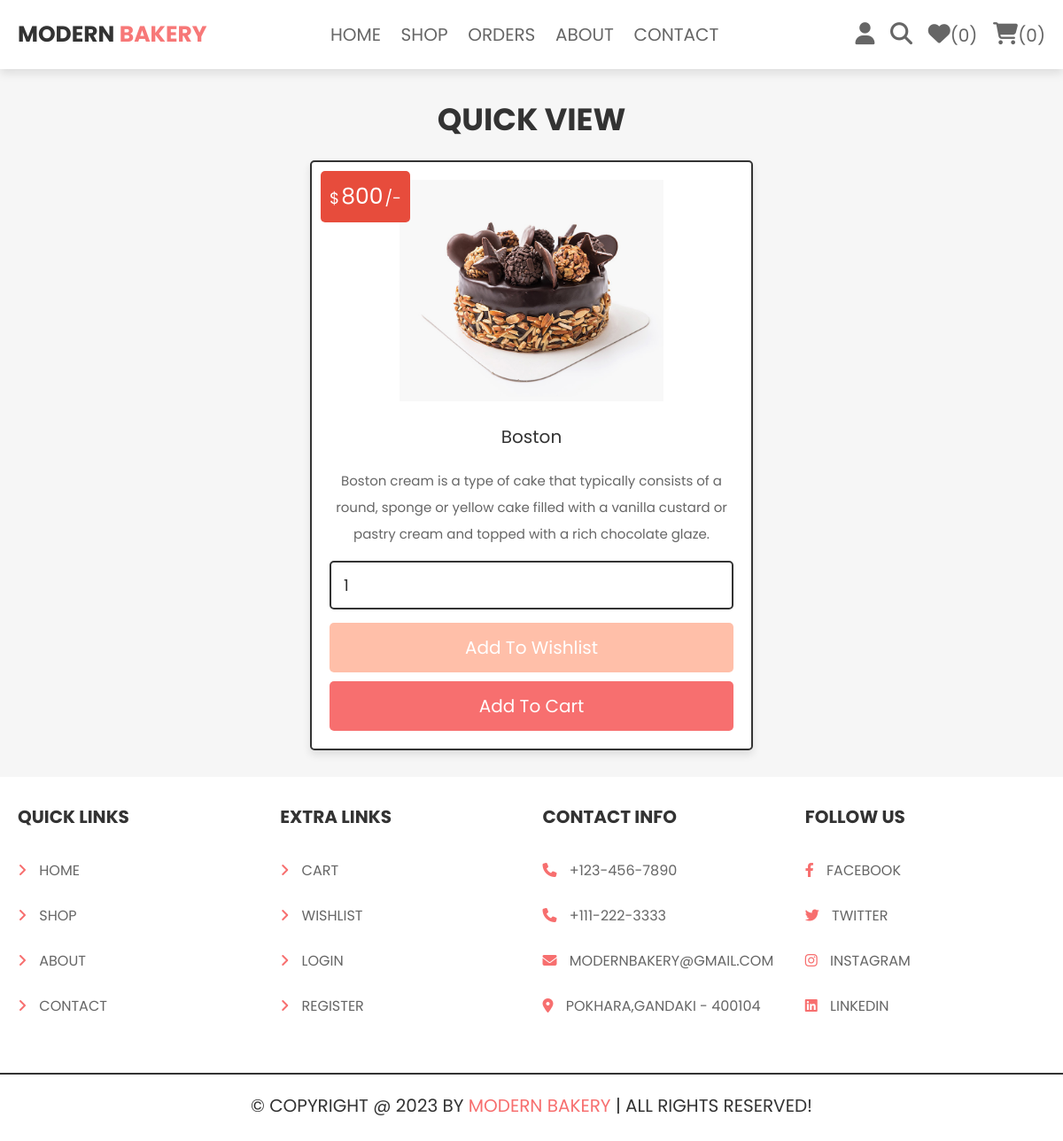
The app's page /view_page.php?pid=25 (signed in) with its own data.
### tables this page shows
CREATE TABLE `products` (
  `id` int(100) NOT NULL,
  `name` varchar(100) NOT NULL,
  `category` varchar(20) NOT NULL,
  `details` varchar(500) NOT NULL,
  `price` int(100) NOT NULL,
  `image` varchar(100) NOT NULL
);

### view_page.php (the view, shortened to what this page needs)
<?php
@include 'config.php';
?>
<!DOCTYPE html>
<html lang="en">
<head>
   <link rel="stylesheet" href="https://cdnjs.cloudflare.com/ajax/libs/font-awesome/6.1.1/css/all.min.css">
   <link rel="stylesheet" href="css/style.css">
</head>
<body>
<?php include 'header.php'; ?>
<section class="quick-view">
   <h1 class="title">quick view</h1>
   <?php
      $pid = $_GET['pid'];
      $select_products = $conn->prepare("SELECT * FROM `products` WHERE id = ?");
      $select_products->execute([$pid]);
      if($select_products->rowCount() > 0){
         while($fetch_products = $select_products->fetch(PDO::FETCH_ASSOC)){
   ?>
   <form action="" class="box" method="POST">
      <div class="price">$<span><?= $fetch_products['price']; ?></span>/-</div>
      <img src="uploaded_img/<?= $fetch_products['image']; ?>" alt="">
      <div class="name"><?= $fetch_products['name']; ?></div>
      <div class="details"><?= $fetch_products['details']; ?></div>
      <input type="number" min="1" value="1" name="p_qty" class="qty">
      <input type="submit" value="add to wishlist" class="option-btn" name="add_to_wishlist">
      <input type="submit" value="add to cart" class="btn" name="add_to_cart">
   </form>
   <?php
         }
      }else{
         echo '<p class="empty">no products added yet!</p>';
      }
   ?>
</section>
<?php include 'footer.php'; ?>
</body>
</html>

### css/style.css (style rules this page uses)
a,p,h1,h2,h3,h4,h5,h6,li { text-transform: uppercase; }
.quick-view .box { max-width: 50rem; padding:2rem; text-align: center; border:var(--border); background-color: var(--white); box-shadow: var(--box-shadow); border-radius: .5rem; position: relative; margin:0 auto; }
.quick-view .box img { height: 25rem; margin-bottom: 1rem; }
.quick-view .box .price { position: absolute; top:1rem; left:1rem; padding:1rem; border-radius: .5rem; background-color: var(--red); font-size: 1.8rem; color:var(--white); }
.quick-view .box .price span { font-size: 2.5rem; color:var(--white); margin:0 .2rem; }
.quick-view .box .qty { margin:.5rem 0; border-radius: .5rem; padding:1.2rem 1.4rem; font-size: 1.8rem; color:var(--black); border:var(--border); width: 100%; }
.quick-view .box .name { font-size: 2rem; color:var(--black); padding:1rem 0; }
.quick-view .box .details { padding:1rem 0; line-height: 2; font-size: 1.5rem; color:var(--light-color); }

### css/components.css (style rules this page uses)
:root { --green:#f76f6f; --orange:#FFBFA9; --red:#e74c3c; --black:#333; --light-color:#666; --white:#fff; --light-bg:#f6f6f6; --border:.2rem solid var(--black); --box-shadow:0 .5rem 1rem rgba(0,0,0,.1); }
* { font-family: 'Poppins', sans-serif; margin:0; padding:0; box-sizing: border-box; outline: none; border:none; text-decoration: none; color:var(--black); }
body { background-color: var(--light-bg); }
html { font-size: 62.5%; overflow-x: hidden; scroll-behavior: smooth; scroll-padding-top: 6.5rem; }
section { padding:3rem 2rem; max-width: 1200px; margin:0 auto; }
.btn, .delete-btn, .option-btn { display: block; width: 100%; margin-top: 1rem; border-radius: .5rem; color:var(--white); font-size: 2rem; padding:1.3rem 3rem; text-transform: capitalize; cursor: pointer; text-align: center; }
.btn { background-color: var(--green); }
.option-btn { background-color: var(--orange); }
.title { text-align: center; margin-bottom: 2rem; text-transform: uppercase; color:var(--black); font-size: 3.5rem; }

### records on screen
products: price "800", image (picture), name "Boston", details "Boston cream is a type of cake that typically consists of a round, sponge or yellow cake filled with a vanilla custard or pastry cream and topped with a rich chocolate glaze."

### other values on screen
$count_wishlist_items->rowCount() "0"
$count_cart_items->rowCount() "0"
